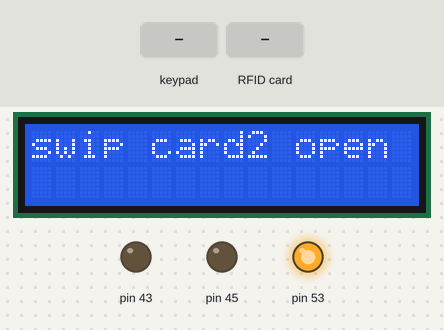
The sketch below on a simulated Arduino Mega 2560, built with avr-gcc and run on an emulated ATmega2560. Parts: 16×2 character LCD, output pins drawn as LEDs (lit = HIGH). The inputs (shaded band) are chosen by the test bench. What the sketch prints to the serial monitor is not drawn.

Above: at 1.5 s.
1.6 s: key 'C' pressed
At 2.8 s:
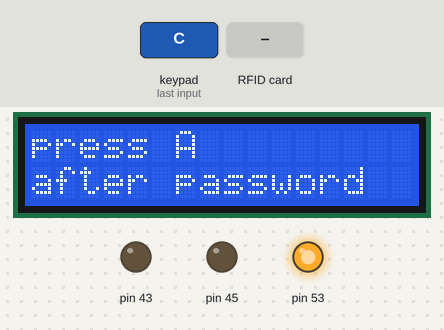
4.6 s: keypad keys 1 3 9 7 A pressed 0.4 s apart
At 6.38 s:
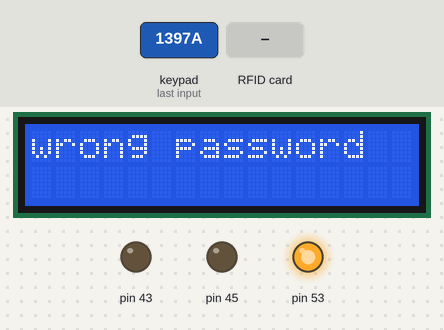
8.1 s: RFID card 5E 7A 19 C4 held to the reader
At 8.5 s:
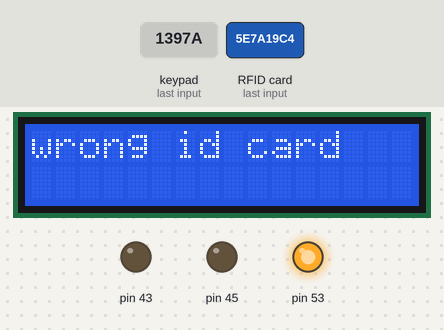
10.1 s: key 'B' pressed
11.6 s: keypad keys 3 6 9 3 # pressed 0.4 s apart
15.1 s: key 'A' pressed
At 15.26 s:
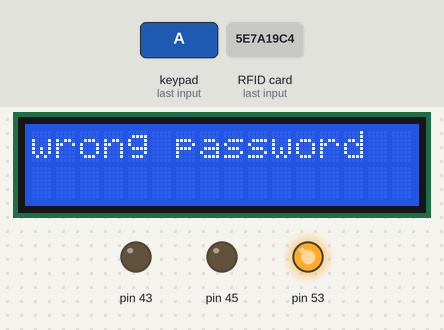
Timing chart, 0 to 17.9 s (numbered marks = the images above; inputs shaded):
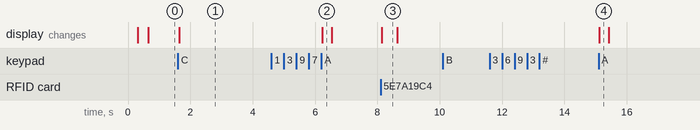

The sketch:

ARDUINO_RFID_KEYPAD_SECURITY.ino
```cpp
#include <Password.h> //http://playground.arduino.cc/uploads/Code/Password.zip //tells to use password library
#include <Keypad.h> //http://www.arduino.cc/playground/uploads/Code/Keypad.zip  //tells to use keypad library
 //tells to use servo library
#include <SPI.h>
#include <RFID.h>
#include <LiquidCrystal.h>

// initialize the library with the numbers of the interface pins
LiquidCrystal lcd(12, 11, 5, 4, 3, 2);

#define SS_PIN 9
#define RST_PIN 8
bool rfidaccess=false;
bool keyaccess=false;
bool total=false;
bool pass=false;
RFID rfid(SS_PIN,RST_PIN);
int serNum[5];
int cards[][5] = {
  {70,74,120,65,53}

};

Password password = Password( "3693" ); //password to unlock, can be changed

const byte ROWS = 4; // Four rows
const byte COLS = 4; // columns
// Define the Keymap
char keys[ROWS][COLS] = {
{'1','2','3','A'},
{'4','5','6','B'},
{'7','8','9','C'},
{'*','0','#','D'}
};
// Connect keypad ROW0, ROW1, ROW2 and ROW3 to these Arduino pins.
byte rowPins[ROWS] = { 22,24, 26, 28 };// Connect keypad COL0, COL1 and COL2 to these Arduino pins.
byte colPins[COLS] = {44, 32, 34, 36 };

// Create the Keypad
Keypad keypad = Keypad( makeKeymap(keys), rowPins, colPins, ROWS, COLS );

void setup(){
  Serial.begin(9600);
  SPI.begin();
  delay(200);
 pinMode(45,OUTPUT);
pinMode(43,OUTPUT);
  lcd.begin(16,2);
   rfid.init();
    //red light
   //servo on digital pin 9 //servo
  keypad.addEventListener(keypadEvent); //add an event listener for this keypad
  }

void loop(){
 keypad.getKey();
  rfid1();
  if(total==false && pass==false && keyaccess==false && rfidaccess==true)
  {lcd.clear();
    lcd.setCursor(0,0);
  lcd.print("press C to ");
  lcd.setCursor(0,1);
   lcd.print(" give password");

 // lcd.setCursor(0,1);
 // lcd.print("then press A ");
  }
  if(pass==true)
  {
    lcd.clear();
    lcd.println("press A");
    lcd.setCursor(0,1);
    lcd.println("after password");
  }
  if(total==true)
  {lcd.clear();
    lcd.print("swip card2close");
 // lcd.setCursor(0,1);
 // lcd.print("open");
  }


  if(keyaccess==false && rfidaccess == false && total ==false && pass==false)
  { lcd.clear();
    lcd.println("swip card2 open");
  }
 if( keyaccess==true && rfidaccess ==true && total==false)
 {lcd.clear();
   Serial.println("open");
   lcd.print("open");
   opendoor();
 delay(100);
 keyaccess=false;
 rfidaccess=false;
 total=true;
 delay(500);
  lcd.clear();
 }
 if(total==true&&rfidaccess==true)
 {lcd.clear();
   Serial.println("close");
   closedoor();
   lcd.println("close");
   //lcd.setCursor(0,1);

   delay(500);

   total=false;
   rfidaccess=false;
   delay(500);
    lcd.clear();
 }
}
  //take care of some special events
  void keypadEvent(KeypadEvent eKey){
  switch (keypad.getState()){
  case PRESSED:

  Serial.print("Enter:");
  Serial.println(eKey);
  delay(10);


  switch (eKey){
    case 'A': checkPassword(); delay(10); break;

    case 'C':
    {password.reset();
    pass=true;
     break;
    }
     default: password.append(eKey); delay(1);
}
}
}
void checkPassword(){

if (password.evaluate()){  //if password is right open

    lcd.clear();
    Serial.println("Accepted");
    lcd.print("accepted");


    //lcd.print("swipe ur rfid card");
    keyaccess=true;
    pass=false;
    delay(200);
     lcd.clear();

    //Add code to run if it works


}else{
  lcd.clear();
    Serial.println("Denied");
   lcd.print("wrong password");

   //if passwords wrong keep locked
    keyaccess=false;
    pass=false;
    //add code to run if it did not work
    delay(200);
     lcd.clear();


}
}
void rfid1()
{

  if(rfid.isCard()){

        if(rfid.readCardSerial()){
            Serial.print(rfid.serNum[0]);
            Serial.print(" ");
            Serial.print(rfid.serNum[1]);
            Serial.print(" ");
            Serial.print(rfid.serNum[2]);
            Serial.print(" ");
            Serial.print(rfid.serNum[3]);
            Serial.print(" ");
            Serial.print(rfid.serNum[4]);
            Serial.println("");

            for(int x = 0; x < sizeof(cards); x++){
              for(int i = 0; i < sizeof(rfid.serNum); i++ ){
                  if(rfid.serNum[i] != cards[x][i]) {
                      rfidaccess = false;
                      break;
                  } else {
                      rfidaccess = true;
                  }
              }
              if(rfidaccess) break;
            }

        }

       if(rfidaccess){
          Serial.println("Welcome!");
          rfidaccess = true;
         // lcd.clear();


      } else {
        lcd.clear();
           Serial.println("Not allowed!");
           rfidaccess = false;

           lcd.println("wrong id card");

           delay(500);
           lcd.clear();
       }
    }


    rfid.halt();

}
void closedoor()
{
 digitalWrite(45,HIGH);
delay(10000);
digitalWrite(45,LOW);
}
void opendoor()
{
  digitalWrite(43,HIGH);
  delay(50);
  digitalWrite(45,HIGH);
  delay(10000);
  digitalWrite(45,LOW);
   digitalWrite(43,LOW);

 // delay(50);


}
```

Measured:
- after the input at 1.6 s, the display: changes at once (image 1)
- after the input at 4.6 s, the display: changes after 1.6 s (image 2)
- after the input at 8.1 s, the display: changes at once (image 3)
- after the input at 10.1 s, every drawn part: stays the same
- after the input at 11.6 s, every drawn part: stays the same
- after the input at 15.1 s, the display: changes at once (image 4)
- what the display in image 3 shows lasts 0.5 s, from 8.1 s to 8.6 s
